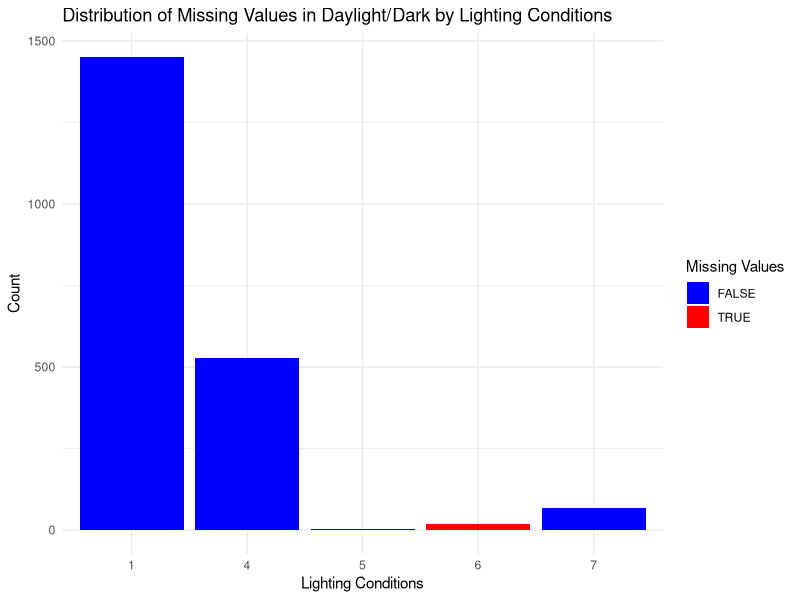
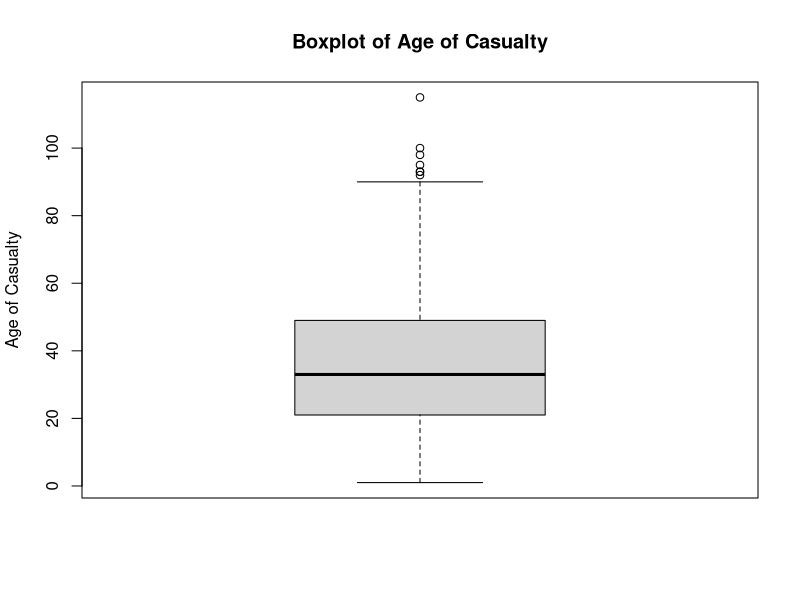

Reproduce these figures in R, in order. (Note: this script raises an error after producing the figures.)
## --------------------------------------------------------------------------------------------------------------------------
packages <- c("tidyverse", "dplyr", "lubridate")

for (pkg in packages) {
  if (!requireNamespace(pkg, quietly = TRUE)) {
    install.packages(pkg)
  }
}

library(tidyverse)
library(dplyr)
library(lubridate)


## --------------------------------------------------------------------------------------------------------------------------
df <- read_csv("accidents.csv")
head(df)


## --------------------------------------------------------------------------------------------------------------------------
tail(df)


## --------------------------------------------------------------------------------------------------------------------------
dim(df)


## --------------------------------------------------------------------------------------------------------------------------
view(df)


## --------------------------------------------------------------------------------------------------------------------------
str(df)


## --------------------------------------------------------------------------------------------------------------------------
summary(df)


## --------------------------------------------------------------------------------------------------------------------------
df_clean <- df


## --------------------------------------------------------------------------------------------------------------------------
df_clean$'Accident Date' <- dmy(df_clean$'Accident Date')
str(df_clean)


## --------------------------------------------------------------------------------------------------------------------------
df_clean$`Time (24hr)` <- format(as.POSIXct(sprintf("%04d", df_clean$`Time (24hr)`),
                                            format="%H%M", tz = "UTC"), format="%H:%M", usetz = FALSE)
str(df_clean)


## --------------------------------------------------------------------------------------------------------------------------
missing_values <- colSums(is.na(df_clean))
print("Columns with Missing Values:",)
missing_values <- missing_values[missing_values > 0]
print(missing_values)


## --------------------------------------------------------------------------------------------------------------------------
missing_age <- df %>% filter(is.na(`Age of Casualty`))
print(missing_age)


## --------------------------------------------------------------------------------------------------------------------------
missing_day <- df %>% filter(is.na(`Daylight/Dark`))
print(missing_day)


## --------------------------------------------------------------------------------------------------------------------------
ggplot(df_clean, aes(x = factor(`Lighting Conditions`), fill = factor(is.na(`Daylight/Dark`)))) +
  geom_bar(position = "stack") +
  labs(title = "Distribution of Missing Values in Daylight/Dark by Lighting Conditions",
       x = "Lighting Conditions",
       y = "Count") +
  scale_fill_manual(values = c("FALSE" = "blue", "TRUE" = "red"), name = "Missing Values") +
  theme_minimal()


## --------------------------------------------------------------------------------------------------------------------------
cat("Unique values of 1st Road Class:\n")
unique(df_clean$`1st Road Class`)


## --------------------------------------------------------------------------------------------------------------------------
road_class_mapping <- c("1" = "Motorway","2" = "A(M)","3" = "A","4" = "B","5" = "C","6" = "Unclassified")

df_clean <- df_clean %>%
  mutate(`1st Road Class` = map_chr(`1st Road Class`, function(x) {
    ifelse(as.character(x) %in% names(road_class_mapping), road_class_mapping[as.character(x)], as.character(x))
  }))


## --------------------------------------------------------------------------------------------------------------------------
cat("Unique values of 1st Road Class:\n")
unique(df_clean$`1st Road Class`)


## --------------------------------------------------------------------------------------------------------------------------
df_clean <- df_clean %>%
  mutate(
    `1st Road Class` = case_when(
      `1st Road Class` == "U" ~ "Unclassified",
      grepl("^A\\d+", `1st Road Class`) ~ "A",
      grepl("^A\\(M\\)$", `1st Road Class`) ~ "A(M)",
      grepl("^A\\d+\\(M\\)$", `1st Road Class`) ~ "A(M)",
      grepl("^B\\d+", `1st Road Class`) ~ "B",
      `1st Road Class` == "M62" ~ "Motorway",
      TRUE ~ `1st Road Class`
    )
  )



## --------------------------------------------------------------------------------------------------------------------------
cat("Unique values of 1st Road Class:\n")
unique(df_clean$`1st Road Class`)


## --------------------------------------------------------------------------------------------------------------------------
cat("Unique values of Road Surface:\n")
unique(df_clean$`Road Surface`)


## --------------------------------------------------------------------------------------------------------------------------
road_surface_mapping <- c(
  "Wet/Damp" = "Wet / Damp", 
  "Wet" = "Wet / Damp",
  "Frost/Ice" = "Frost / Ice", 
  "Ice" = "Frost / Ice",
  "1" = "Dry", 
  "2" = "Wet / Damp",
  "3" = "Snow", 
  "4" = "Frost / Ice",
  "5" = "Flood (surface water over 3cm deep)",
  "Wet \xa8 Damp" = "Wet / Damp"
)

df_clean <- df_clean %>%
  mutate(`Road Surface` = map_chr(`Road Surface`, function(x) {
    ifelse(as.character(x) %in% names(road_surface_mapping), road_surface_mapping[as.character(x)], as.character(x))
  }))


## --------------------------------------------------------------------------------------------------------------------------
cat("Unique values of Road Surface:\n")
unique(df_clean$`Road Surface`)


## --------------------------------------------------------------------------------------------------------------------------
cat("Unique values of Lighting Conditions:\n")
unique(df_clean$`Lighting Conditions`)


## --------------------------------------------------------------------------------------------------------------------------
lighting_conditions_mapping <- c("1" = "Daylight: street lights present",
                                 "2" = "Daylight: no street lighting",
                                 "3" = "Daylight: street lighting unknown",
                                 "4" = "Darkness: street lights present and lit",
                                 "5" = "Darkness: street lights present but unlit",
                                 "6" = "Darkness: no street lighting",
                                 "7" = "Darkness: street lighting unknown")

df_clean <- df_clean %>%
  mutate(`Lighting Conditions` = map_chr(`Lighting Conditions`, function(x) {
    ifelse(as.character(x) %in% names(lighting_conditions_mapping), lighting_conditions_mapping[as.character(x)], as.character(x))
  }))


## --------------------------------------------------------------------------------------------------------------------------
cat("Unique values of Lighting Conditions:\n")
unique(df_clean$`Lighting Conditions`)


## --------------------------------------------------------------------------------------------------------------------------
cat("Unique values of Weather Conditions:\n")
unique(df_clean$`Weather Conditions`)


## --------------------------------------------------------------------------------------------------------------------------
weather_conditions_mapping <- c("1" = "Fine without high winds",
                                "2" = "Raining without high winds",
                                "3" = "Snowing without high winds",
                                "4" = "Fine with high winds",
                                "5" = "Raining with high winds",
                                "6" = "Snowing with high winds",
                                "7" = "Fog or mist ? if hazard",
                                "8" = "Other",
                                "9" = "Unknown")

df_clean <- df_clean %>%
  mutate(`Weather Conditions` = map_chr(`Weather Conditions`, function(x) {
    ifelse(as.character(x) %in% names(weather_conditions_mapping), weather_conditions_mapping[as.character(x)], as.character(x))
  }))


## --------------------------------------------------------------------------------------------------------------------------
cat("Unique values of Weather Conditions:\n")
unique(df_clean$`Weather Conditions`)


## --------------------------------------------------------------------------------------------------------------------------
cat("Unique values of Casualty Class:\n")
unique(df_clean$`Casualty Class`)


## --------------------------------------------------------------------------------------------------------------------------
casualty_class_mapping <- c("1" = "Driver or rider",
                            "2" = "Vehicle or pillion passenger",
                            "3" = "Pedestrian")

df_clean <- df_clean %>%
  mutate(`Casualty Class` = map_chr(`Casualty Class`, function(x){
    ifelse(as.character(x) %in% names(casualty_class_mapping), casualty_class_mapping[as.character(x)], as.character(x))
  }))


## --------------------------------------------------------------------------------------------------------------------------
cat("Unique values of Casualty Class:\n")
unique(df_clean$`Casualty Class`)


## --------------------------------------------------------------------------------------------------------------------------
cat("Unique values of Casualty Severity:\n")
unique(df_clean$`Casualty Severity`)


## --------------------------------------------------------------------------------------------------------------------------
casualty_severity_mapping <- c("1" = "Fatal",
                               "2" = "Serious",
                               "3" = "Slight")

df_clean <- df_clean %>%
  mutate(`Casualty Severity` = map_chr(`Casualty Severity`, function(x) {
    ifelse(as.character(x) %in% names(casualty_severity_mapping), casualty_severity_mapping[as.character(x)], as.character(x))
  }))


## --------------------------------------------------------------------------------------------------------------------------
cat("Unique values of Casualty Severity:\n")
unique(df_clean$`Casualty Severity`)


## --------------------------------------------------------------------------------------------------------------------------
cat("Unique values of Type of Vehicle:\n")
unique(df_clean$`Type of Vehicle`)


## --------------------------------------------------------------------------------------------------------------------------
vehicle_type_mapping <- c("1" = "Pedal cycle",
                          "2" = "M/cycle 50cc and under",
                          "3" = "Motorcycle over 50cc and up to 125cc",
                          "4" = "Motorcycle over 125cc and up to 500cc",
                          "5" = "Motorcycle over 500cc",
                          "8" = "Taxi/Private hire car",
                          "9" = "Car",
                          "10" = "Minibus (8 – 16 passenger seats)",
                          "11" = "Bus or coach (17 or more passenger seats)",
                          "14" = "Other motor vehicle",
                          "15" = "Other non-motor vehicle",
                          "16" = "Ridden horse",
                          "17" = "Agricultural vehicle (includes diggers etc.)",
                          "18" = "Tram / Light rail",
                          "19" = "Goods vehicle 3.5 tonnes mgw and under",
                          "20" = "Goods vehicle over 3.5 tonnes and under 7.5 tonnes mgw",
                          "21" = "Goods vehicle 7.5 tonnes mgw and over",
                          "22" = "Mobility Scooter",
                          "90" = "Other Vehicle",
                          "97" = "Motorcycle - Unknown CC")

df_clean <- df_clean %>%
  mutate(`Type of Vehicle` = map_chr(`Type of Vehicle`, function(x) {
    ifelse(as.character(x) %in% names(vehicle_type_mapping), vehicle_type_mapping[as.character(x)], as.character(x))
  }))


## --------------------------------------------------------------------------------------------------------------------------
cat("Unique values of Type of Vehicle:\n")
unique(df_clean$`Type of Vehicle`)


## --------------------------------------------------------------------------------------------------------------------------
df_clean %>%
  filter(`Type of Vehicle` == "23") %>%
  print()


## --------------------------------------------------------------------------------------------------------------------------
df_clean <- df_clean %>%
  mutate(`Type of Vehicle` = recode(`Type of Vehicle`, "23" = "[Not used]"))


## --------------------------------------------------------------------------------------------------------------------------
cat("Unique values of Casualty Severity:\n")
unique(df_clean$`Type of Vehicle`)


## --------------------------------------------------------------------------------------------------------------------------
cat("Unique values of Sex of Casualty:\n")
unique(df_clean$'Sex of Casualty')


## --------------------------------------------------------------------------------------------------------------------------
sex_of_casualty_mapping <- c("1" = "Male",
                             "2" = "Female")

df_clean <- df_clean %>%
  mutate(`Sex of Casualty` = map_chr(`Sex of Casualty`, function(x) {
    ifelse(as.character(x) %in% names(sex_of_casualty_mapping), sex_of_casualty_mapping[as.character(x)], as.character(x))
  }))


## --------------------------------------------------------------------------------------------------------------------------
cat("Unique values of Sex of Casualty:\n")
unique(df_clean$'Sex of Casualty')


## --------------------------------------------------------------------------------------------------------------------------
cat("Unique values of Local Authority:\n")
unique(df_clean$'Local Authority')


## --------------------------------------------------------------------------------------------------------------------------
df_clean <- df_clean %>%
  select(-`Local Authority`)


## --------------------------------------------------------------------------------------------------------------------------
view(df_clean)


## --------------------------------------------------------------------------------------------------------------------------
missing_daylight_dark <- df_clean[is.na(df_clean$`Daylight/Dark`), ]
print(missing_daylight_dark)

## --------------------------------------------------------------------------------------------------------------------------
str(df_clean)


## --------------------------------------------------------------------------------------------------------------------------
lighting_mapping <- c(
  "Darkness: no street lighting" = "Dark"
)

df_clean <- df_clean %>%
  mutate(`Daylight/Dark` = ifelse(is.na(`Daylight/Dark`), lighting_mapping[`Lighting Conditions`], `Daylight/Dark`))


## --------------------------------------------------------------------------------------------------------------------------
missing_daylight_dark <- df_clean[is.na(df_clean$`Daylight/Dark`), ]
print(missing_daylight_dark)


## --------------------------------------------------------------------------------------------------------------------------
df_clean$`Lighting Conditions` <- sub("^(Daylight:|Darkness:)(.*)", "\\2", df_clean$`Lighting Conditions`)
view(df_clean)


## --------------------------------------------------------------------------------------------------------------------------
boxplot(df_clean$`Age of Casualty`, main = "Boxplot of Age of Casualty", 
        ylab = "Age of Casualty")

outlier_box <- boxplot(df_clean$`Age of Casualty`, plot = FALSE)$out


## --------------------------------------------------------------------------------------------------------------------------
# Display the number of outliers
cat("Number of outliers using boxplots:", outlier_box, "\n")


## --------------------------------------------------------------------------------------------------------------------------
mean_age <- mean(df_clean$`Age of Casualty`, na.rm = TRUE)
sd_age <- sd(df_clean$`Age of Casualty`, na.rm = TRUE)

upper_bound_3sigma <- mean_age + 3 * sd_age
lower_bound_3sigma <- mean_age - 3 * sd_age

outliers_3sigma <- df_clean %>% filter((`Age of Casualty` > upper_bound_3sigma) | (`Age of Casualty` < lower_bound_3sigma))

outliers_3sigma$`Age of Casualty`


## --------------------------------------------------------------------------------------------------------------------------
median_age <- median(df_clean$`Age of Casualty`, na.rm = TRUE)
mad_age <- mad(df_clean$`Age of Casualty`, na.rm = TRUE)

upper_bound <- median_age + 3 * mad_age
lower_bound <- max(0, median_age - 3 * mad_age)

outliers <- df_clean %>% filter(`Age of Casualty` > upper_bound | `Age of Casualty` < lower_bound)

outliers$`Age of Casualty`


## --------------------------------------------------------------------------------------------------------------------------
view(df_clean)
write.csv(df_clean, "clean_accident.csv", row.names = FALSE,  quote= FALSE, fileEncoding = "UTF-8")


## --------------------------------------------------------------------------------------------------------------------------
data <- read_csv("clean_accident.csv")
head(data)


## --------------------------------------------------------------------------------------------------------------------------
colors <- sample(colors(), length(unique(data$`Casualty Severity`)))


## --------------------------------------------------------------------------------------------------------------------------
ggplot(data, aes(x = `Casualty Class`)) +
  geom_bar(fill = "blue") +
  labs(title = "Distribution of Casualty Classes",
       x = "Road Class",
       y = "Number of Accidents") +
  theme_minimal()


## --------------------------------------------------------------------------------------------------------------------------
ggplot(data, aes(x = `Weather Conditions`)) +
  geom_bar(fill = "blue") +
  labs(title = "Distribution of Weather Conditions",
       x = "Weather Conditions",
       y = "Number of Accidents") +
 theme(axis.text.x = element_text(angle = 45, hjust = 1))


## --------------------------------------------------------------------------------------------------------------------------
gender_data <- data %>%
  filter(`Sex of Casualty` %in% c("Male", "Female"), `Casualty Class` %in% c("Driver or rider", "Vehicle or pillion passenger"))
weather_gender_table <- table(gender_data$`Weather Conditions`, gender_data$`Sex of Casualty`)

print(weather_gender_table)


## --------------------------------------------------------------------------------------------------------------------------
weather_gender_df <- as.data.frame(weather_gender_table)

colnames(weather_gender_df) <- c("Weather Conditions", "Sex of Casualty", "Count")

ggplot(weather_gender_df, aes(x = `Weather Conditions`, y = Count, fill = `Sex of Casualty`)) +
  geom_bar(stat = "identity", position = "dodge") +
  labs(title = "Casualty Count by Weather Conditions and Gender",
       x = "Weather Conditions",
       y = "Count",
       fill = "Sex of Casualty") +
  theme_minimal()+
  theme(axis.text.x = element_text(angle = 45, hjust = 1))


## --------------------------------------------------------------------------------------------------------------------------
ggplot(data, aes(x = `1st Road Class`)) +
  geom_bar(fill = "blue") +
  labs(title = "Distribution of Road Classes",
       x = "Road Class",
       y = "Number of Accidents") +
  theme_minimal()


## --------------------------------------------------------------------------------------------------------------------------
ggplot(data, aes(x = `1st Road Class`, fill = `Casualty Severity`)) +
  geom_bar(position = "dodge") +
  labs(title = "Distribution of Accident Severity across Different Road Classes",
       x = "1st Road Class",
       y = "Number of Accidents",
       fill = "Casualty Severity") +
  scale_fill_manual(values = colors) +  # Set random fill colors
  theme_minimal()


## --------------------------------------------------------------------------------------------------------------------------
ggplot(data, aes(x = `Road Surface`)) +
  geom_bar(fill = "blue") +
  labs(title = "Distribution of Road Surface Conditions",
       x = "Road Surface",
       y = "Number of Accidents") +
  theme_minimal()



## --------------------------------------------------------------------------------------------------------------------------
ggplot(data, aes(x = `Road Surface`, fill = `Casualty Severity`)) +
  geom_bar(position = "dodge") +
  labs(title = "Distribution of Accidents based on Road Surface Conditions",
       x = "Road Surface Conditions",
       y = "Number of Accidents",
       fill = "Casualty Severity") +
    scale_fill_manual(values = colors) + 
  theme_minimal()


## --------------------------------------------------------------------------------------------------------------------------
ggplot(data, aes(x = `Lighting Conditions`)) +
  geom_bar(fill = "blue") +
  labs(title = "Distribution of Lighting Conditions",
       x = "Lighting Conditions",
       y = "Number of Accidents") +
     theme(axis.text.x = element_text(angle = 45, hjust = 1))


## --------------------------------------------------------------------------------------------------------------------------
ggplot(data, aes(x = `Lighting Conditions`, fill = `Casualty Severity`)) +
  geom_bar(position = "dodge") +
  labs(title = "Distribution of Accidents based on Lighting Condition",
       x = "Lighting Condition",
       y = "Number of Accidents",
       fill = "Casualty Severity") +
  scale_fill_manual(values = colors) +
  theme(axis.text.x = element_text(angle = 45, hjust = 1))


## --------------------------------------------------------------------------------------------------------------------------
ggplot(data, aes(x = `Daylight/Dark`)) +
  geom_bar(fill = "blue") +
  labs(title = "Distribution of Daylight / Dark",
       x = "Daylight / Dark",
       y = "Number of Accidents") +
  theme_minimal() 


## --------------------------------------------------------------------------------------------------------------------------
ggplot(data, aes(x = `Daylight/Dark`, fill = `Casualty Severity`)) +
  geom_bar(position = "dodge") +
  labs(title = "Distribution of Accidents based on Daylight / Dark",
       x = "Daylight/Dark",
       y = "Number of Accidents",
       fill = "Casualty Severity") +
    scale_fill_manual(values = colors) + 
  theme_minimal()


## --------------------------------------------------------------------------------------------------------------------------
ggplot(data, aes(x = `Weather Conditions`)) +
  geom_bar(fill = "blue", color = "black", stat = "count") +
  labs(title = "Distribution of Weather Conditions",
       x = "Weather Conditions",
       y = "Number of Accidents") +
  theme_minimal() +
  theme(axis.text.x = element_text(angle = 45, hjust = 1))


## --------------------------------------------------------------------------------------------------------------------------
ggplot(data, aes(x = `Weather Conditions`, fill = `Casualty Severity`)) +
  geom_bar(position = "dodge") +
  labs(title = "Distribution of Accidents based on Weather Conditions",
       x = "Weather Conditions",
       y = "Number of Accidents",
       fill = "Casualty Severity") +
    scale_fill_manual(values = colors) + 
   theme(axis.text.x = element_text(angle = 45, hjust = 1))


## --------------------------------------------------------------------------------------------------------------------------
ggplot(data, aes(x = `Type of Vehicle`)) +
  geom_bar(fill = "blue", color = "black", stat = "count") +
  labs(title = "Distribution of Type of Vehicle",
       x = "Type of Vehicle",
       y = "Number of Accidents") +
  theme_minimal() +
  theme(axis.text.x = element_text(angle = 45, hjust = 1))


## --------------------------------------------------------------------------------------------------------------------------
ggplot(data, aes(x = `Type of Vehicle`, fill = `Casualty Severity`)) +
  geom_bar(position = "stack") +
  labs(title = "Distribution of Accidents based on Weather Conditions",
       x = "Weather Conditions",
       y = "Number of Accidents",
       fill = "Casualty Severity") +
    scale_fill_manual(values = colors) + 
   theme(axis.text.x = element_text(angle = 45, hjust = 1))


## --------------------------------------------------------------------------------------------------------------------------
ggplot(data, aes(x = `Weather Conditions`, y = `Number of Vehicles`)) +
  geom_jitter(color = "blue", alpha = 0.7, width = 0.3) +
  labs(title = "Relationship Between Weather Conditions and Number of Vehicles ",
       x = "Weather Conditions",
       y = "Number of Vehicles") +
  theme_minimal()+
theme(axis.text.x = element_text(angle = 45, hjust = 1))


## --------------------------------------------------------------------------------------------------------------------------
ggplot(data, aes(x = `Casualty Severity`, fill = `Casualty Severity`)) +
  geom_bar(fill = colors, color = "black") +  # Use random colors
  labs(title = "Distribution of Casualty Severity",
       x = "Casualty Severity",
       y = "Number of Accidents") +
  theme_minimal()


## --------------------------------------------------------------------------------------------------------------------------
ggplot(data, aes(x = `Accident Date`)) +
  geom_bar(fill = "red", color = "blue") +
  labs(title = "Distribution of Accidents over Time",
       x = "Accident Date",
       y = "Number of Accidents") +
  theme_minimal()


## --------------------------------------------------------------------------------------------------------------------------
yearly_data <- data %>%
  mutate(Year = year(`Accident Date`)) %>%
  group_by(Year) %>%
  summarise(Count = n())

yearly_data$Year <- as.factor(yearly_data$Year)

ggplot(yearly_data, aes(x = Year, y = Count, fill = Year)) +
  geom_bar(stat = "identity") +
  labs(title = "Total Accidents By Year",
       x = "Year",
       y = "Count",
       fill = "Year") +
  scale_fill_discrete(name = "Year") +
  theme_minimal()


## --------------------------------------------------------------------------------------------------------------------------
ggplot(yearly_data, aes(x = Year, y = Count, group = 1)) +
  geom_line(color = "blue") +
  geom_point(color = "red") + 
  labs(title = "Total Accidents By Year",
       x = "Year",
       y = "Count") +
  theme_minimal()



## --------------------------------------------------------------------------------------------------------------------------
ggplot(data, aes(x = month(`Accident Date`, label = TRUE))) +
  geom_bar(stat = "count") +
  labs(title = "Accidents by Month", x = "Month", y = "Number of Accidents") +
  theme_minimal()


## --------------------------------------------------------------------------------------------------------------------------
monthly_data <- data %>%
  mutate(Month = month(`Accident Date`, label = TRUE)) %>%
  group_by(Month) %>%
  summarize(Accident_Count = n())

# Create the line plot
ggplot(monthly_data, aes(x = Month, y = Accident_Count, group = 1)) +
  geom_line(color = "blue") +
  geom_point(color = "red") +
  labs(title = "Accidents by Month", x = "Month", y = "Number of Accidents") +
  theme_minimal()


## --------------------------------------------------------------------------------------------------------------------------
ggplot(data, aes(x = weekdays(`Accident Date`))) +
  geom_bar(stat = "count") +
  labs(title = "Accidents by Day ", x = "Day of the Week", y = "Number of Accidents") +
  theme_minimal()


## --------------------------------------------------------------------------------------------------------------------------
weekly_data <- data %>%
  mutate(Day = weekdays(`Accident Date`)) %>%
  group_by(Day) %>%
  summarize(Accident_Count = n()) %>%
  arrange(match(Day, c("Monday", "Tuesday", "Wednesday", "Thursday", "Friday", "Saturday", "Sunday")))

# Create the line plot
ggplot(weekly_data, aes(x = Day, y = Accident_Count, group = 1)) +
  geom_line(color = "blue") +
  geom_point(color = "red") +
  labs(title = "Accidents by Day ", x = "Day of the Week", y = "Number of Accidents") +
  theme_minimal()


## --------------------------------------------------------------------------------------------------------------------------
data$`Casualty Class` <- as.factor(data$`Casualty Class`)
data$`Casualty Severity` <- as.factor(data$`Casualty Severity`)
data$`Type of Vehicle` <- as.factor(data$`Type of Vehicle`)
data$`Weather Conditions` <- as.factor(data$`Weather Conditions`)


## --------------------------------------------------------------------------------------------------------------------------
train_data <- data %>%
  filter(!is.na(`Age of Casualty`))


## --------------------------------------------------------------------------------------------------------------------------
lm_model <- lm(`Age of Casualty` ~ `Casualty Class` + `Casualty Severity` 
               + `Type of Vehicle` + `Weather Conditions`, data = train_data)


## --------------------------------------------------------------------------------------------------------------------------
print(summary(lm_model))


## --------------------------------------------------------------------------------------------------------------------------
r_squared <- summary(lm_model)$r.squared
cat("R-squared value:", r_squared, "\n")


## --------------------------------------------------------------------------------------------------------------------------
missing_age_data <- data %>%
  filter(is.na(`Age of Casualty`))


## --------------------------------------------------------------------------------------------------------------------------
predict_missing_age <- function(model, missing_age_data) {
  predict(model, newdata = missing_age_data)
}

predicted_age <- predict_missing_age(lm_model, missing_age_data)


## --------------------------------------------------------------------------------------------------------------------------
data$`Age of Casualty`[is.na(data$`Age of Casualty`)] <- predicted_age
predicted_age


## --------------------------------------------------------------------------------------------------------------------------
data <- data %>%
  mutate(`Age of Casualty` = round(`Age of Casualty`)) %>%
  mutate(`Age of Casualty` = as.integer(`Age of Casualty`))


## --------------------------------------------------------------------------------------------------------------------------
check_missing_values <- function(data) {
  colSums(is.na(data))
}

missing_values <- check_missing_values(data)
cat("Columns with Missing Values:\n")
print(missing_values[missing_values > 0])


## --------------------------------------------------------------------------------------------------------------------------
cat("Dataset dimensions:", dim(data), "\n")


## --------------------------------------------------------------------------------------------------------------------------
view(data)


## --------------------------------------------------------------------------------------------------------------------------
write.csv(data, "regression.csv", row.names = FALSE, quote = FALSE, fileEncoding = "UTF-8")

